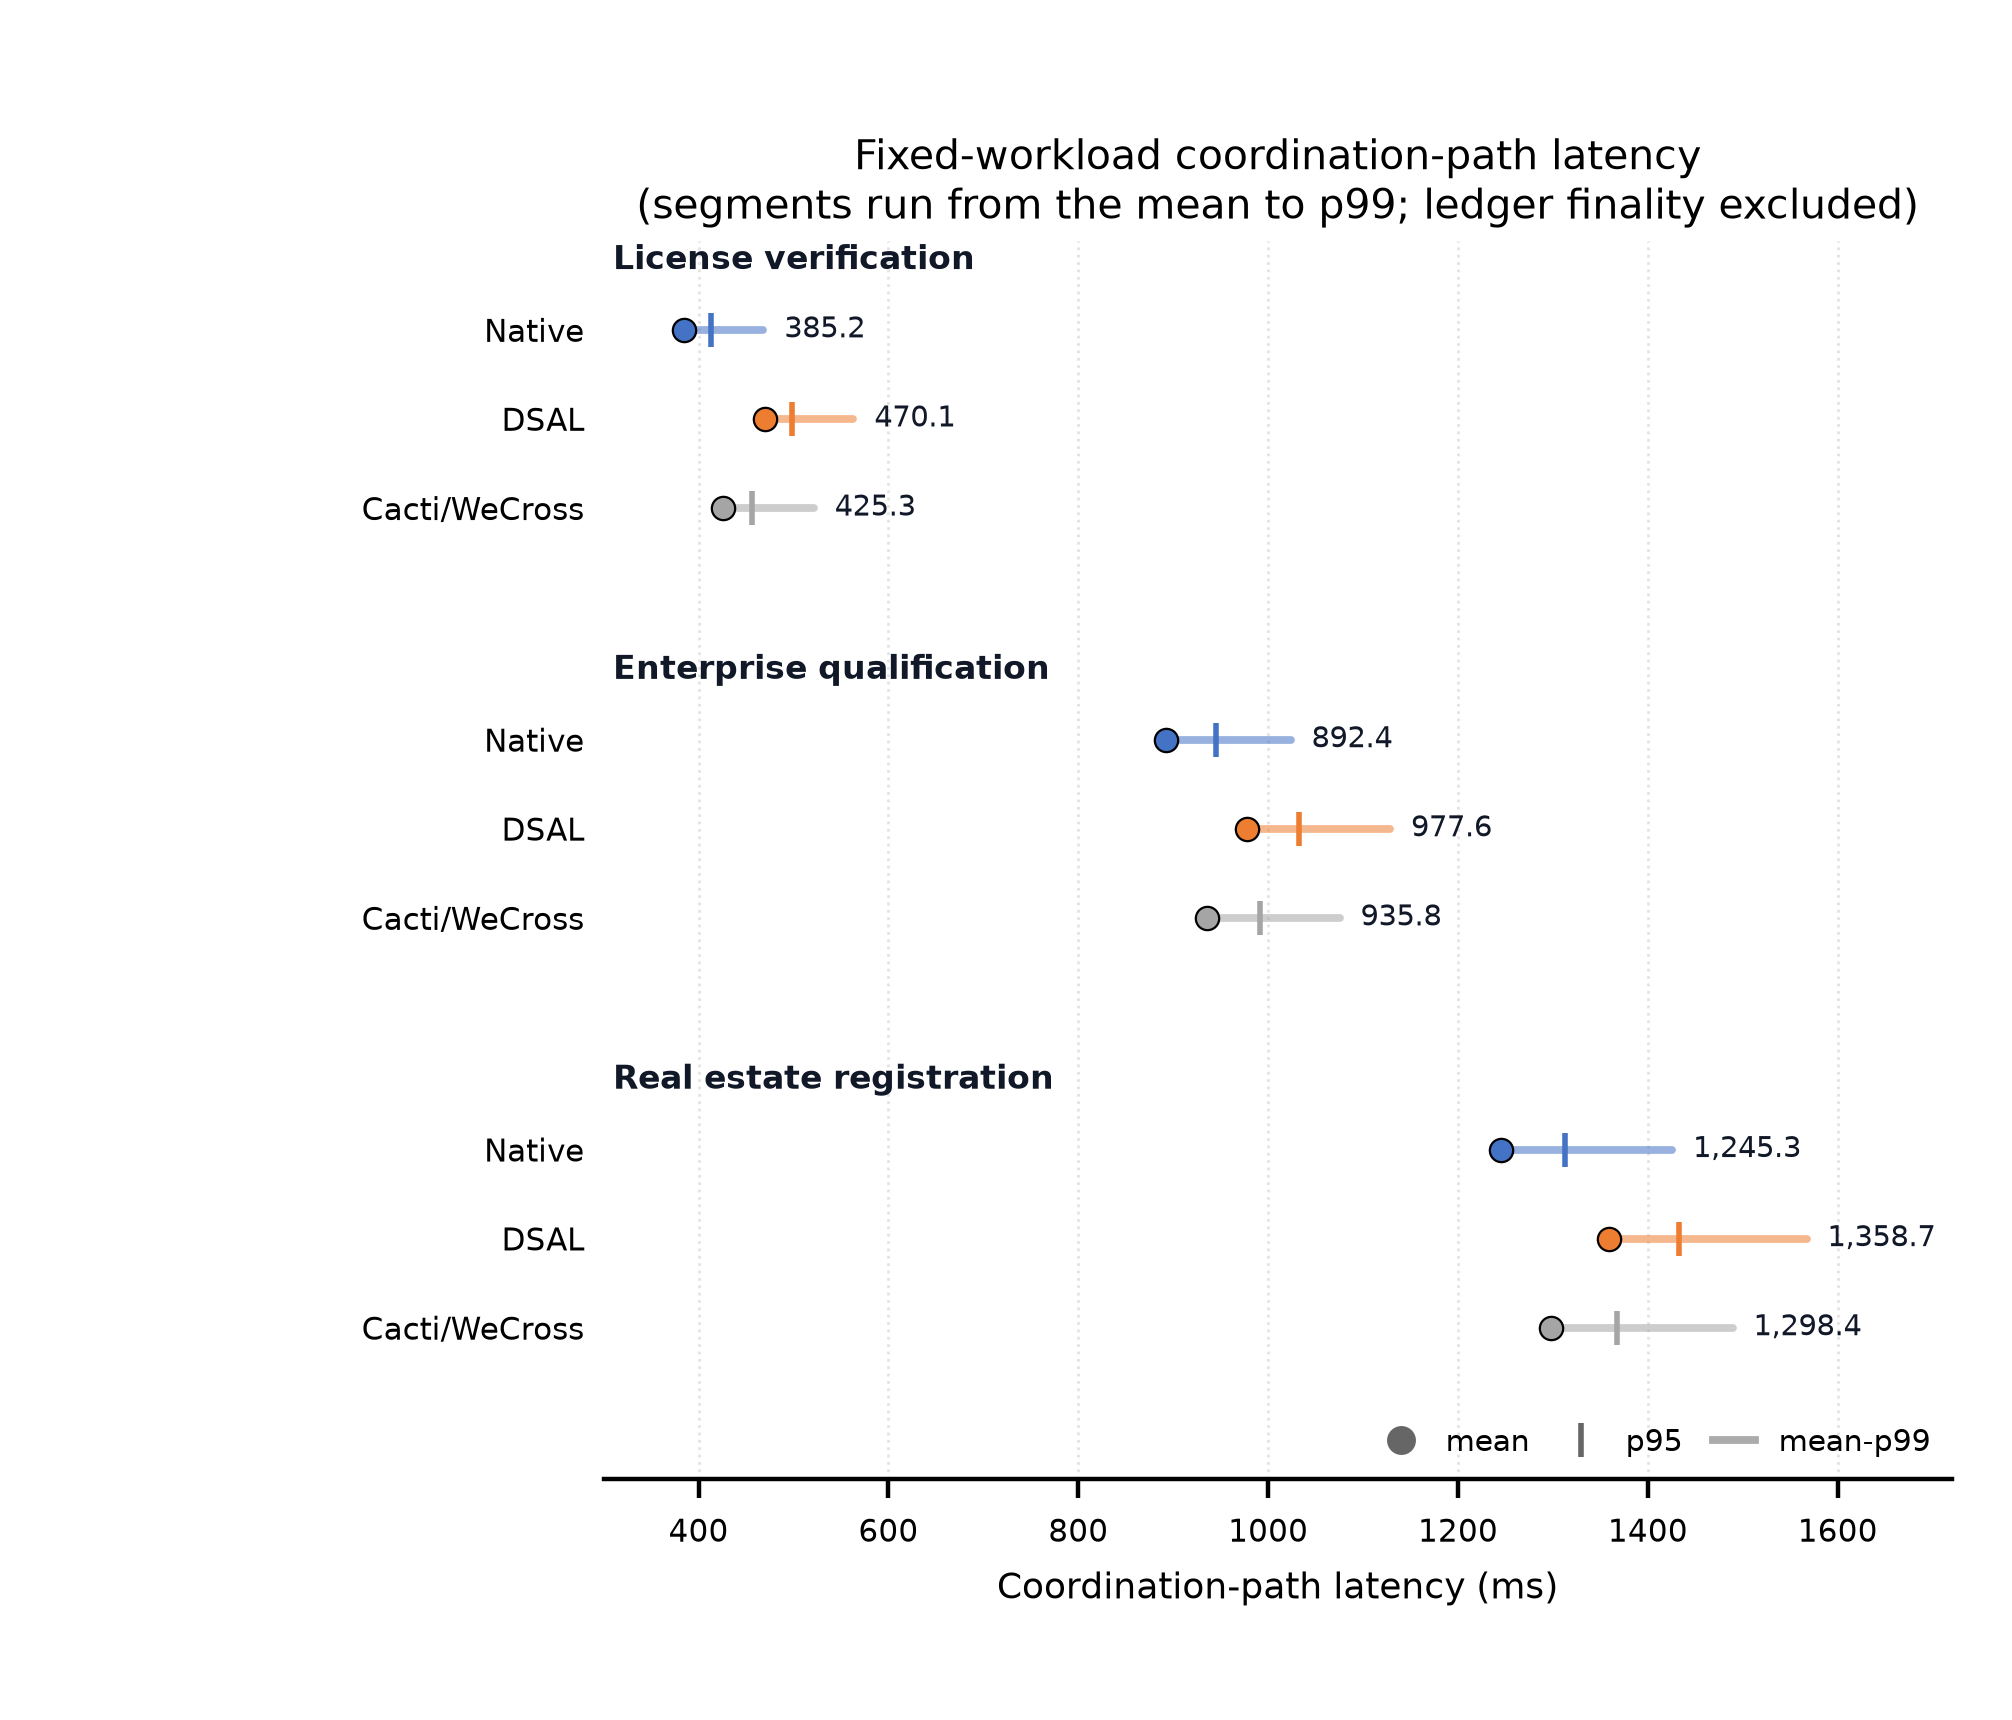

Write the Python code that produced this figure.
#!/usr/bin/env python3
"""Figure 10. Coordination-path latency by scenario and configuration.

Values are those of Table 6.  The figure is drawn at the print size
(5.03 x 4.30 in) with a dot-and-range encoding so that mean, p95 and p99 can
be read at 100 % scale.

The measure ends at the commit acknowledgment and excludes ledger block
finality (Sections 5.2 and 6.2).
"""

import matplotlib
matplotlib.use("Agg")
import matplotlib.pyplot as plt

plt.rcParams.update({"font.family": "DejaVu Sans", "font.size": 6,
                     "pdf.fonttype": 42, "ps.fonttype": 42})

DATA = [
    ("License verification", [
        ("Native", 385.2, 412.7, 468.3, "#4472C4"),
        ("DSAL", 470.1, 498.6, 563.2, "#ED7D31"),
        ("Cacti/WeCross", 425.3, 456.8, 521.4, "#A5A5A5"),
    ]),
    ("Enterprise qualification", [
        ("Native", 892.4, 945.1, 1023.7, "#4472C4"),
        ("DSAL", 977.6, 1032.4, 1128.5, "#ED7D31"),
        ("Cacti/WeCross", 935.8, 991.2, 1075.3, "#A5A5A5"),
    ]),
    ("Real estate registration", [
        ("Native", 1245.3, 1312.8, 1425.6, "#4472C4"),
        ("DSAL", 1358.7, 1432.5, 1567.2, "#ED7D31"),
        ("Cacti/WeCross", 1298.4, 1367.2, 1489.3, "#A5A5A5"),
    ]),
]

fig, ax = plt.subplots(figsize=(5.03, 4.30))
fig.subplots_adjust(left=0.30, right=0.97, top=0.86, bottom=0.14)

y = 0
yticks, ylabels, group_marks = [], [], []
for group, rows in DATA:
    group_marks.append((y, group))
    for name, mean, p95, p99, color in rows:
        ax.plot([mean, p99], [y, y], color=color, linewidth=1.4, alpha=0.55,
                solid_capstyle="round", zorder=1)
        ax.plot([p95], [y], marker="|", markersize=6, markeredgewidth=1.0,
                color=color, zorder=2)
        ax.plot([mean], [y], marker="o", markersize=4.2, color=color,
                markeredgecolor="black", markeredgewidth=0.4, zorder=3)
        ax.text(p99 + 22, y, f"{mean:,.1f}", va="center", fontsize=5.2,
                color="#111827")
        yticks.append(y)
        ylabels.append(name)
        y += 1
    y += 1.6

ax.set_yticks(yticks)
ax.set_yticklabels(ylabels, fontsize=5.6)
ax.set_ylim(-1.0, y - 0.9)
ax.invert_yaxis()
ax.set_xlim(300, 1720)
ax.set_xlabel("Coordination-path latency (ms)", fontsize=6.4)
ax.tick_params(axis="x", labelsize=5.6)
ax.grid(axis="x", alpha=0.35, linestyle=":", linewidth=0.5)
ax.set_axisbelow(True)
for spine in ("top", "right", "left"):
    ax.spines[spine].set_visible(False)
ax.spines["bottom"].set_linewidth(0.8)
ax.tick_params(axis="y", length=0)

for ypos, label in group_marks:
    ax.text(310, ypos - 0.78, label, ha="left", va="center", fontsize=6.0,
            fontweight="bold", color="#111827")

ax.plot([], [], "o", color="#666666", markersize=4.2, label="mean")
ax.plot([], [], "|", color="#666666", markersize=6, label="p95")
ax.plot([], [], "-", color="#666666", linewidth=1.4, alpha=0.55,
        label="mean-p99")
ax.legend(loc="lower right", frameon=False, fontsize=5.4, ncol=3,
          handlelength=1.4, columnspacing=1.0, borderpad=0.2)

ax.set_title("Fixed-workload coordination-path latency\n"
             "(segments run from the mean to p99; ledger finality excluded)",
             fontsize=7.4, pad=4)

plt.savefig("fig10_latency.png", dpi=400)
plt.savefig("fig10_latency.pdf")
print("saved fig10_latency.png")
